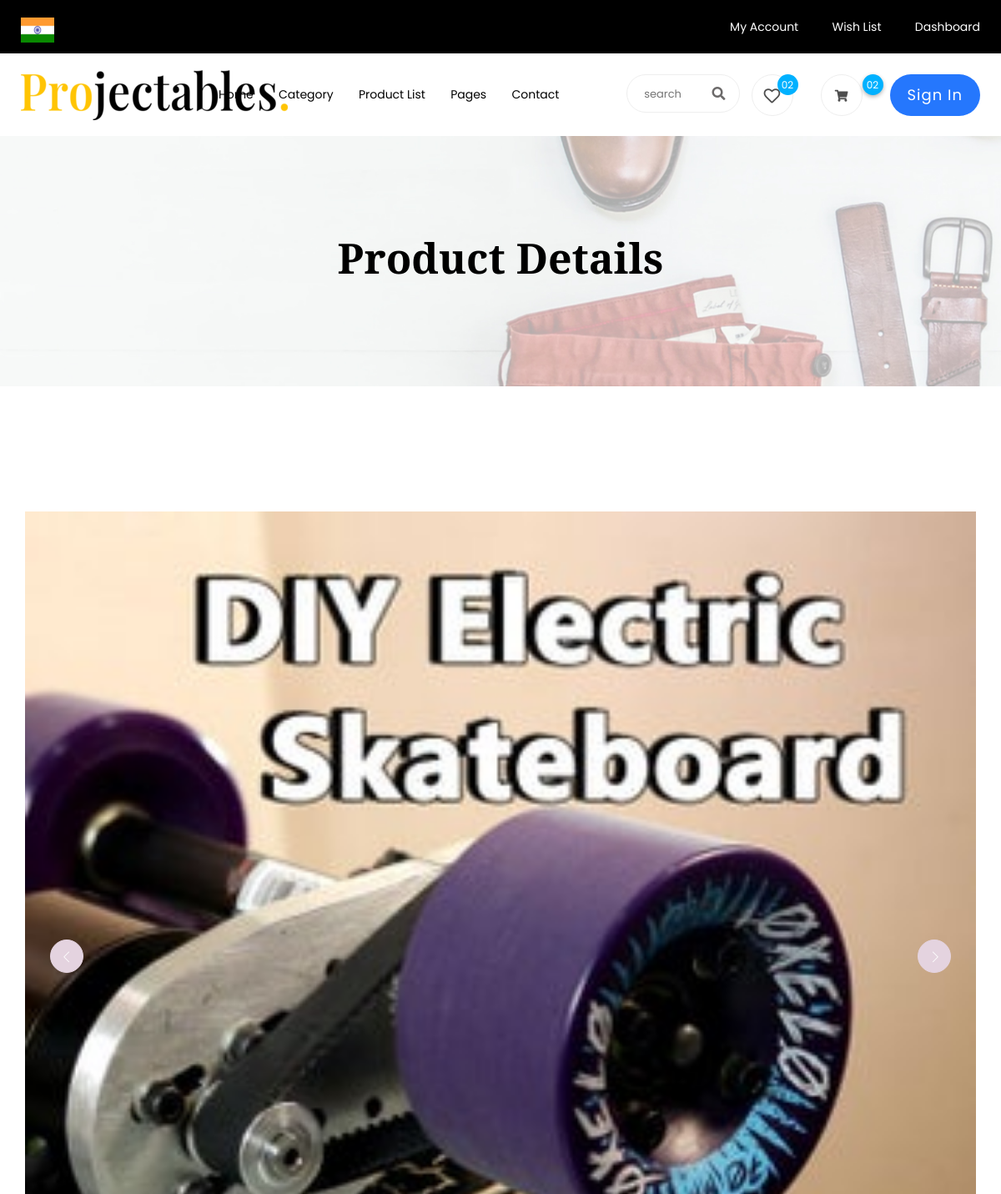
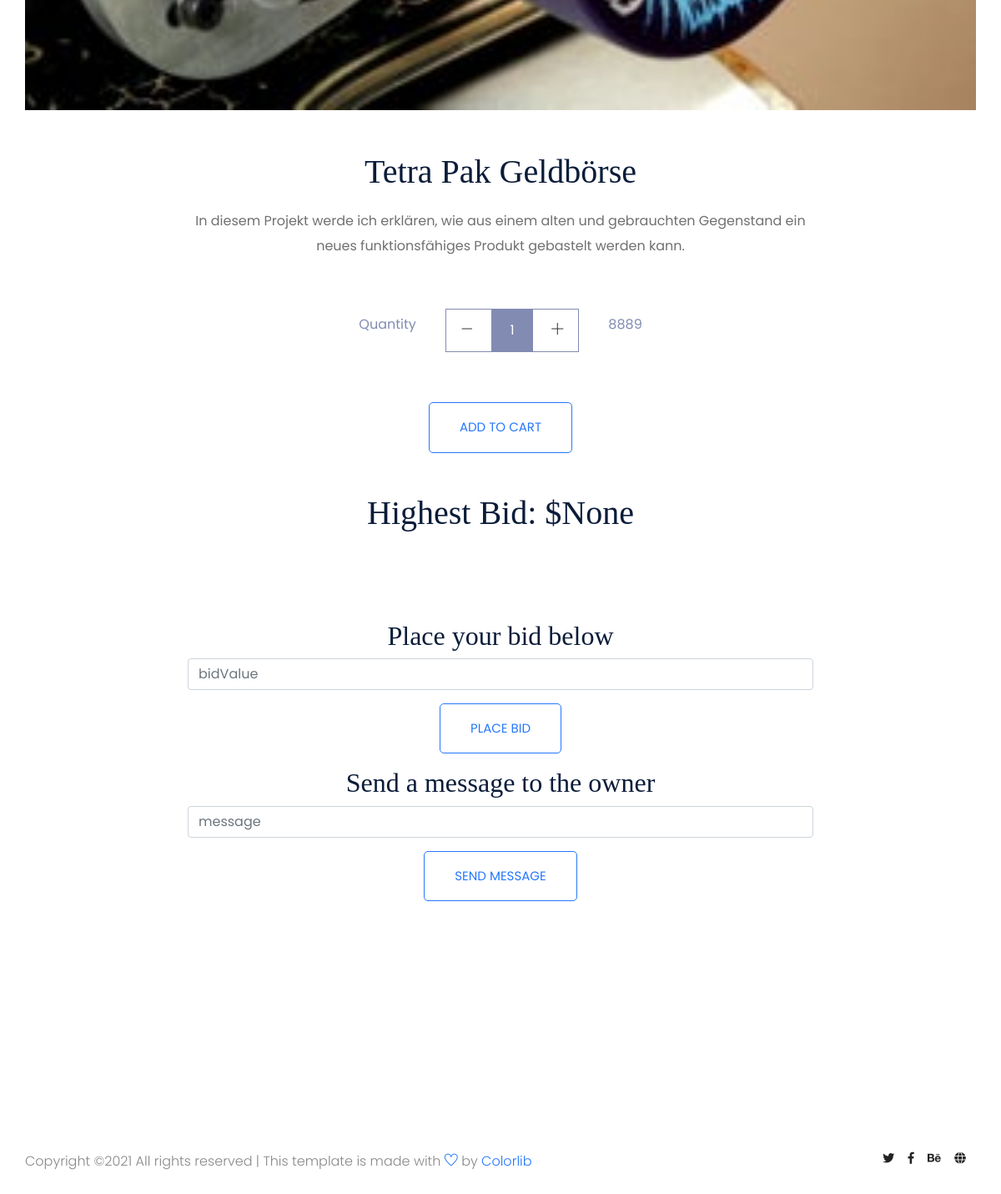
The page /1 on the database its author committed (2 pictures, top to bottom).
### tables this page shows
CREATE TABLE Project (PROJECT_ID INT PRIMARY KEY UNIQUE NOT NULL, "S.NO." INT UNIQUE NOT NULL, TITLE VARCHAR (255), CONTENT VARCHAR (255) NOT NULL, OWNER_ID INT NOT NULL REFERENCES Users (UserID), COST INT, AUTHOR VARCHAR (255) NOT NULL, RATING INT NOT NULL, Image VARCHAR);

### data.py (the view)
@app.route('/<idX>', methods=['GET','POST'])
def onProductClick(idX):
   print(idX)
   global currentProductId
   currentProductId= idX
   q=str(f'''SELECT * FROM Project WHERE (PROJECT_ID = "{idX}")''')
   df=query_db(q)
   valMaxBid = getMaxBid()
   if valMaxBid ==0:
      valMaxBid = "No Bid Yet"
   global currentProductUserID
   print(type(df['OWNER_ID']))
   print(len(df['OWNER_ID']))
   print(df['OWNER_ID'])
   df['maxBid'] = valMaxBid
   return (render_template('/single-product.html',data=df))

### data.py (called while the page is built)
def query_db(q):
   print(q)
   conn = sqlite3.connect('projectables.db')
   c = conn.cursor()
   c.execute(q)
   query=c.fetchall()
   print(query)
   global currentProductUserID
   currentProductUserID = query[0][4]
   df = pd.DataFrame(query,columns=['PROJECT_ID','[S.NO.]','TITLE','CONTENT','OWNER_ID','COST','AUTHOR','RATING','Image'])
   return(df)

def getMaxBid(val = currentProductId):
   q2 = f'''SELECT MAX(BidValue) FROM Bidding WHERE ProjectID = {val};'''
   conn = sqlite3.connect('projectables.db')
   c = conn.cursor()
   try:
      c.execute(q2)
      query = c.fetchall()
      return(query[0][0])
   except:
      return 0

### templates/single-product.html (shortened to what this page needs)
<!doctype html>
<html lang="zxx">
<head>
        <link rel="stylesheet" href="static/css/bootstrap.min.css">
        <link rel="stylesheet" href="static/css/owl.carousel.min.css">
        <link rel="stylesheet" href="static/css/flaticon.css">
        <link rel="stylesheet" href="static/css/slicknav.css">
        <link rel="stylesheet" href="static/css/animate.min.css">
        <link rel="stylesheet" href="static/css/magnific-popup.css">
        <link rel="stylesheet" href="static/css/fontawesome-all.min.css">
        <link rel="stylesheet" href="static/css/themify-icons.css">
        <link rel="stylesheet" href="static/css/slick.css">
        <link rel="stylesheet" href="static/css/nice-select.css">
        <link rel="stylesheet" href="static/css/style.css">
</head>
<body>
    <header>
       <div class="header-area">
            <div class="main-header ">
                <div class="header-top top-bg d-none d-lg-block">
                   <div class="container-fluid">
                       <div class="col-xl-12">
                            <div class="row d-flex justify-content-between align-items-center">
                                <div class="header-info-left d-flex">
                                    <div class="flag">
                                        <img src="static/img/icon/header_icon.png" alt="">
                                    </div>
                                </div>
                                <div class="header-info-right">
                                   <ul>
                                       <li><a href="{{ url_for('login') }}">My Account </a></li>
                                       <li><a href="{{ url_for('index') }}">Wish List  </a></li>
                                       <li><a href="{{ url_for('Dashboard') }}">Dashboard</a></li>
                                   </ul>
                                </div>
                            </div>
                       </div>
                   </div>
                </div>
               <div class="header-bottom  header-sticky">
                    <div class="container-fluid">
                        <div class="row align-items-center">
                            <div class="col-xl-1 col-lg-1 col-md-1 col-sm-3">
                                <div class="logo">
                                  <a href="{{ url_for('index_page') }}"><img src="static/img/logo/logo.png" alt=""></a>
                                </div>
                            </div>
                            <div class="col-xl-6 col-lg-8 col-md-7 col-sm-5">
                                <div class="main-menu f-right d-none d-lg-block">
                                    <nav>
                                        <ul id="navigation">
                                            <li><a href="{{ url_for('index_page') }}">Home</a></li>
                                            <li><a href="{{ url_for('Catagori') }}">Category</a></li>
                                            <li><a href="{{ url_for('index') }}"> Product list</a></li>
                                            <li><a href="#">Pages</a>
                                            </li>
                                            <li><a href="{{ url_for('contact') }}">Contact</a></li>
                                        </ul>
                                    </nav>
                                </div>
                            </div>
                            <div class="col-xl-5 col-lg-3 col-md-3 col-sm-3 fix-card">
                                <ul class="header-right f-right d-none d-lg-block d-flex justify-content-between">
                                    <li class="d-none d-xl-block">
                                        <div class="form-box f-right ">
                                            <form action="/" method="post">
                                                <input type="text" name="search" placeholder="search">
                                                </form>                                            <div class="search-icon">
                                                <i class="fas fa-search special-tag"></i>
                                            </div>
                                        </div>
                                     </li>
                                    <li class=" d-none d-xl-block">
                                        <div class="favorit-items">
                                            <i class="far fa-heart"></i>
                                        </div>
                                    </li>
                                    <li>
                                        <div class="shopping-card">
                                            <a href="{{ url_for('cart') }}"><i class="fas fa-shopping-cart"></i></a>
                                        </div>
                                    </li>
                                   <li class="d-none d-lg-block"> <a href="{{ url_for('login') }}" class="btn header-btn">Sign in</a></li>
                                </ul>
                            </div>
                            <div class="col-12">
                            </div>
                        </div>
                    </div>
               </div>
            </div>
       </div>
    </header>
    <div class="slider-area ">
        <div class="single-slider slider-height2 d-flex align-items-center" data-background="static/img/hero/category.jpg">
            <div class="container">
                <div class="row">
                    <div class="col-xl-12">
                        <div class="hero-cap text-center">
                            <h2>product Details</h2>
                        </div>
                    </div>
                </div>
            </div>
        </div>
    </div>
  {% for key,value in data.iterrows() %}
  <div class="product_image_area">
    <div class="container">
      <div class="row justify-content-center">
        <div class="col-lg-12">
          <div class="product_img_slide owl-carousel">
            <div class="single_product_img">
              <img src="static/img/product/{{ value['Image'] }}" alt="#" class="img-fluid">
            </div>
          </div>
        </div>
        <div class="col-lg-8">
          <div class="single_product_text text-center">
            <h3>{{value['TITLE']}}</h3>
            <p>
                {{value['CONTENT']}}
            </p>
            <div class="card_area">
                <div class="product_count_area">
                    <p>Quantity</p>
                    <div class="product_count d-inline-block">
                        <span class="product_count_item inumber-decrement"> <i class="ti-minus"></i></span>
                        <input class="product_count_item input-number" type="text" value="1" min="0" max="10">
                        <span class="product_count_item number-increment"> <i class="ti-plus"></i></span>
                    </div>
                    <p>{{value['COST']}}</p>
                </div>
              <div class="add_to_cart">
                  <a href="{{url_for('addToCart', idX = value['PROJECT_ID'])}}" class="btn_3">add to cart</a>
              </div>
            </div>
            <br>
            <br>
            <h1>Highest Bid: ${{value['maxBid']}} </h1>
            <br>
            <br><br>
            <br>
            <h2>Place your bid below</h2>
            <form class="row contact_form" action="/bidDone/" method="post">
                <div class="col-md-12 form-group p_star">
                    <input type="text" class="form-control" id="bidValue" name="bidValue" value=""
                        placeholder="bidValue">
                </div>
                <div class="col-md-12 form-group">
                    <button type="submit" value="submit" class="btn_3">
                        place bid
                    </button>
                </div>
            </form>
            <h2>Send a message to the owner</h2>
            <form class="row contact_form" action="/msgDone/" method="post">
                <div class="col-md-12 form-group p_star">
                    <input type="text" class="form-control" id="message" name="message" value=""
                        placeholder="message">
                </div>
                <div class="col-md-12 form-group">
                    <button type="submit" value="submit" class="btn_3">
                        Send message
                    </button>
                </div>
            </form>
          </div>
        </div>
      </div>
    </div>
  </div>
  {% endfor %}
  <footer>
    <div class="footer-area footer-padding">
        <div class="container">
            <div class="row">
             <div class="col-xl-7 col-lg-7 col-md-7">
                 <div class="footer-copy-right">
                     <p>
  Copyright &copy;<script>document.write(new Date().getFullYear());</script> All rights reserved | This template is made with <i class="ti-heart" aria-hidden="true"></i> by <a href="https://colorlib.com" target="_blank">Colorlib</a>
  </p>                    </div>
             </div>
              <div class="col-xl-5 col-lg-5 col-md-5">
                 <div class="footer-copy-right f-right">
                     <div class="footer-social">
                         <a href="#"><i class="fab fa-twitter"></i></a>
                         <a href="#"><i class="fab fa-facebook-f"></i></a>
                         <a href="#"><i class="fab fa-behance"></i></a>
                         <a href="#"><i class="fas fa-globe"></i></a>
                     </div>
                 </div>
             </div>
         </div>
        </div>
    </div>
  </footer>
</body>
</html>

### rows shown on the page
Project: Image (picture), TITLE "Tetra Pak Geldbörse", CONTENT "In diesem Projekt werde ich erklären, wie aus einem alten und gebrauchten Gegenstand ein neues funktionsfähiges Produkt gebastelt werden kann."

### other values the page prints
{{ value['COST'] }} "8889"
{{ value['maxBid'] }} "None"
